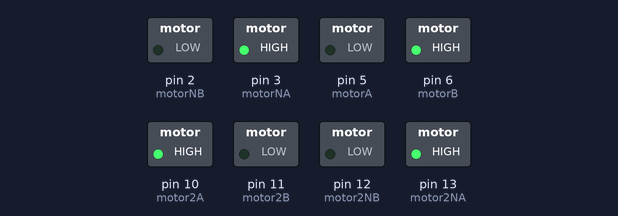
The sketch below on a simulated Arduino Uno, built with avr-gcc and run on an emulated ATmega328P. On the bench: switched loads named in the sketch (green lamp = pin HIGH).

Above: at 0.1 s.
Timing chart, 0 to 1.6 s (numbered marks = the images above):
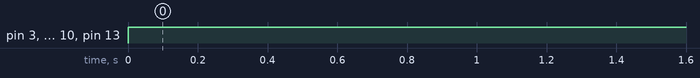

Measured:
- by itself, pin 3 (motorNA), pin 6 (motorB), pin 10 (motor2A), pin 13 (motor2NA): LOW → HIGH at 0.00 s

The sketch:

Comp208_Scaling_forward_moving_code.ino
```cpp
#include <Encoder.h>
//variables for motor1
int encoderA = 0;
int encoderB = 0;
int motorA = 5;
int motorB = 6;
int motorE = 0;
//variables for motor2
int encoder2A = 0;
int encoder2B = 0;
int motor2A = 10;
int motor2B = 11;
int motor2E = 0;
//variable for back motors
int motorNA = 3;
int motorNB = 2;
int motorNE = 0;
int motor2NA = 13;
int motor2NB = 12;
int motor2NE = 0;

//sets up encoder for both wheels
Encoder wheelSet1(encoderA, encoderB);
Encoder wheelSet2(encoder2A, encoder2B);

void motorDriving(int speed, int motorA, int motorB, int motorE){
 //ensure speed is within bounds
  if (speed < -255){
    speed = -255;
  }
  if (speed > 255){
    speed = 255;
  }

  //sets motors to spin forward, backwards or not at all
  if(speed > 0){
    digitalWrite(motorA, HIGH);
    digitalWrite(motorB, LOW);
  }
   if(speed < 0){
    digitalWrite(motorA, LOW);
    digitalWrite(motorB, HIGH);
  }
   if(speed == 0){
    digitalWrite(motorA, LOW);
    digitalWrite(motorB, LOW);
  }

}


void setup() {
  //set the pin modes of the motor pins and encoder pins
  pinMode(motorA, OUTPUT);
  pinMode(motorB, OUTPUT);
  pinMode(motorE, OUTPUT);
  pinMode(encoderA, INPUT);
  pinMode(encoderB, INPUT);
  pinMode(motor2A, OUTPUT);
  pinMode(motor2B, OUTPUT);
  pinMode(motor2E, OUTPUT);
  pinMode(encoder2A, INPUT);
  pinMode(encoder2B, INPUT);
  pinMode(motorNA, OUTPUT);
  pinMode(motorNB, OUTPUT);
  pinMode(motor2NA, OUTPUT);
  pinMode(motor2NB, OUTPUT);
  Serial.begin(9600);

}

void loop(){
  //moves forwards for a second and then backwards for a second
  motorDriving(-255, motorA, motorB, motorE);
  motorDriving(100, motor2A, motor2B, motor2E);
  digitalWrite( motorNA, HIGH);
  digitalWrite( motorNB, LOW);
  digitalWrite( motor2NA, HIGH);
  digitalWrite( motor2NB, LOW);


}
```
